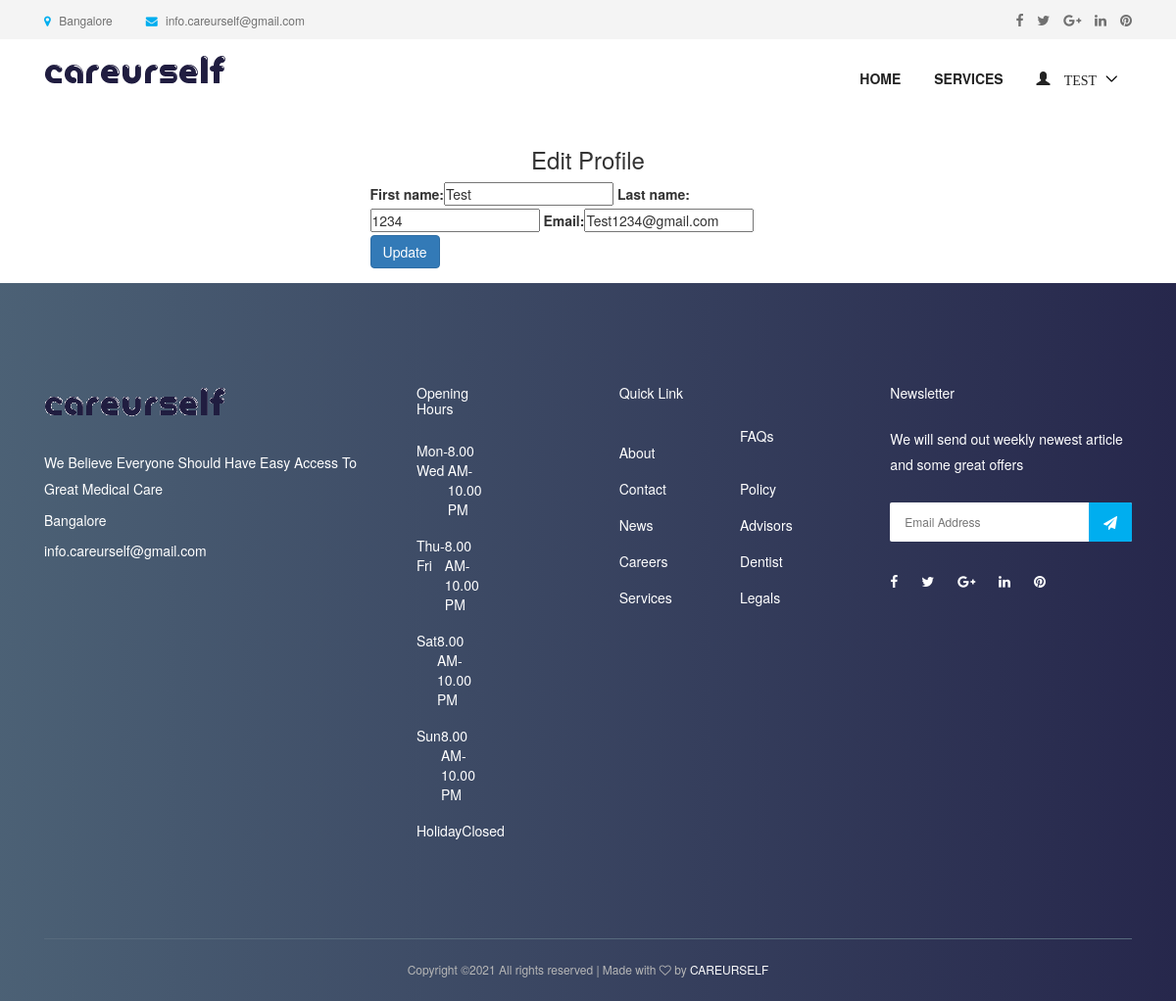
/doctor/profile/update/ (signed in), run on the app's committed database.
### accounts/models.py (models this page shows, shortened)
class User(AbstractUser):
    username = None
    role = models.CharField(max_length=12, error_messages={
        'required': "Role must be provided"
    })
    gender = models.CharField(max_length=10, blank=True, null=True, default="")
    email = models.EmailField(unique=True, blank=False,
                              error_messages={
                                  'unique': "A user with that email already exists.",
                              })
    phone_number = models.CharField(unique=True, blank=True, null=True, max_length=20,
                                    error_messages={
                                        'unique': "A user with that phone number already exists."
                                    })
    USERNAME_FIELD = "email"
    REQUIRED_FIELDS = []
    objects = UserManager()

### appointment/views.py (the view)
# urls.py: path('doctor/profile/update/', EditDoctorProfileView.as_view(), name='doctor-profile-update'),
class EditDoctorProfileView(UpdateView):
    model = User
    form_class = DoctorProfileUpdateForm
    context_object_name = 'doctor'
    template_name = 'accounts/doctor/edit-profile.html'
    success_url = reverse_lazy('accounts:doctor-profile-update')
    @method_decorator(login_required(login_url=reverse_lazy('accounts:login')))
    @method_decorator(user_is_doctor)
    def dispatch(self, request, *args, **kwargs):
        return super().dispatch(self.request, *args, **kwargs)
    def get(self, request, *args, **kwargs):
        try:
            self.object = self.get_object()
        except Http404:
            raise Http404("User doesn't exists")
        return self.render_to_response(self.get_context_data())
    def get_object(self, queryset=None):
        obj = self.request.user
        print(obj)
        if obj is None:
            raise Http404("Patient doesn't exists")
        return obj

### accounts/forms.py
class DoctorProfileUpdateForm(forms.ModelForm):
    def __init__(self, *args, **kwargs):
        super(DoctorProfileUpdateForm, self).__init__(*args, **kwargs)
        self.fields['first_name'].widget.attrs.update(
            {
                'placeholder': 'Enter First Name',
            }
        )
        self.fields['last_name'].widget.attrs.update(
            {
                'placeholder': 'Enter Last Name',
            }
        )
        self.fields['email'].widget.attrs.update(
            {
                'placeholder': 'Email',
            }
        )
    class Meta:
        model = User
        fields = ["first_name", "last_name", "email"]

### templates/accounts/doctor/edit-profile.html (shortened to what this page needs)
{% extends 'base.html' %}
{% load bootstrap %}
{% block content %}
<div class="container">
<div class="row justify-content-center">
                <div class="col-lg-5 mb-5 mb-lg-0">
                    <center> <h3>Edit Profile </h3></center>
                    <form action="" method="POST">{% csrf_token %}
                           {{ form|bootstrap }}
                        <div class="row form-group">
                            <div class="col-md-12">
                                <input type="submit" value="Update" class="btn btn-primary btn-md text-white">
                            </div>
                        </div>
                    </form>
                </div>
            </div>
        </div>
{% endblock %}

### templates/nav.html (shortened to what this page needs)
{% load static %}
<header class="header-area">
    <div class="top-header-area">
        <div class="container h-100">
            <div class="row h-100 align-items-center">
                <div class="col-6 col-md-9 col-lg-8">
                    <div class="top-header-content">
                        <a href="#" data-toggle="tooltip" data-placement="bottom" title="Bangalore"><i
                                class="fa fa-map-marker"></i> <span>Bangalore</span></a>
                        <a href="#" data-toggle="tooltip" data-placement="bottom" title="info.careurself@gmail.com"><i
                                class="fa fa-envelope"></i> <span>info.careurself@gmail.com</span></a>
                    </div>
                </div>
                <div class="col-6 col-md-3 col-lg-4">
                    <div class="top-header-social-info text-right">
                        <a href="#" data-toggle="tooltip" data-placement="bottom" title="Facebook"><i
                                class="fa fa-facebook"></i></a>
                        <a href="#" data-toggle="tooltip" data-placement="bottom" title="Twitter"><i
                                class="fa fa-twitter"></i></a>
                        <a href="#" data-toggle="tooltip" data-placement="bottom" title="Google Plus"><i
                                class="fa fa-google-plus"></i></a>
                        <a href="#" data-toggle="tooltip" data-placement="bottom" title="Linkedin"><i
                                class="fa fa-linkedin"></i></a>
                        <a href="#" data-toggle="tooltip" data-placement="bottom" title="Pinterest"><i
                                class="fa fa-pinterest"></i></a>
                    </div>
                </div>
            </div>
        </div>
    </div>
    <div class="main-header-area">
        <div class="classy-nav-container breakpoint-off">
            <div class="container">
                <nav class="classy-navbar justify-content-between" id="dentoNav">
                    <a class="nav-brand" href="{% url 'appointment:home' %}"><img src="{% static 'img/logo1.png' %}" alt="">
                    </a>
                    <div class="classy-menu">
                        <div class="classynav">
                            <ul id="nav">
                                <li><a href="{% url 'appointment:home' %}">Home</a></li>
                                <li><a href="{% url 'appointment:service' %}">Services</a></li>
                                {% if request.user.is_authenticated and request.user.role == 'doctor' %}
                                    <li>
                                        <a href="">
                                            <span class="glyphicon glyphicon-user">
                                                    {{ request.user.first_name }}
                                            </span>
                                        </a>
                                    </li>
                                {% endif %}
                            </ul>
                        </div>
                    </div>
                </nav>
            </div>
        </div>
    </div>
</header>

### static/style.css (style rules this page uses)
* { margin: 0; padding: 0; }
body { font-family: "Montserrat", sans-serif; font-weight: 400; font-size: 14px; }
h1, h2, h3, h4, h5, h6 { font-family: "Montserrat", sans-serif; color: #333333; line-height: 1.4; font-weight: 600; }
a, a:active, a:focus, a:hover { color: #333333; text-decoration: none; -webkit-transition-duration: 500ms; -o-transition-duration: 500ms; transition-duration: 500ms; outline: none; }
li { list-style: none; }
img { max-width: 100%; height: auto; }
ul { margin: 0; padding: 0; }
ul li { margin: 0; padding: 0; }
.header-area { position: relative; z-index: 599; width: 100%; -webkit-transition-duration: 500ms; -o-transition-duration: 500ms; transition-duration: 500ms; }
.top-header-area { position: relative; z-index: 1; height: 40px; background-color: #f4f4f4; }
.top-header-area .top-header-content a { display: inline-block; font-size: 12px; color: #707070; }
.top-header-area .top-header-content a i { color: #00aeef; margin-right: 5px; }
.top-header-area .top-header-content a:last-child { margin-left: 30px; }
.top-header-area .top-header-social-info a { color: #707070; display: inline-block; font-size: 14px; margin-left: 10px; }
.classy-nav-container { background-color: transparent; }
.classy-nav-container .classy-navbar { height: 90px; padding: 0; }
.classy-nav-container .classy-navbar .classynav ul li a { padding: 0 15px; font-weight: 600; font-size: 14px; text-transform: uppercase; }

### static/css/default-assets/classy-nav.css (style rules this page uses)
body { font-family: "Roboto", sans-serif; }
ul { margin: 0; }
ul li { list-style: none; }
img { height: auto; max-width: 100%; }
.classy-nav-container { position: relative; z-index: 100; background-color: #ffffff; }
.classy-nav-container * { box-sizing: border-box; }
.classy-nav-container a { -webkit-transition-duration: 500ms; transition-duration: 500ms; text-decoration: none; outline: none; font-size: 14px; font-weight: 400; color: #232323; display: inline-block; }
.justify-content-between { -webkit-box-pack: justify; -ms-flex-pack: justify; justify-content: space-between; }
.justify-content-center { -webkit-box-pack: center; -ms-flex-pack: center; justify-content: center; }
.classy-navbar { width: 100%; height: 70px; padding: 0.5em 2em; display: -webkit-box; display: -ms-flexbox; display: flex; -webkit-box-align: center; -ms-flex-align: center; -ms-grid-row-align: center; align-items: center; }
.classy-navbar .nav-brand { font-size: 26px; font-weight: 500; color: #565656; display: inline-block; margin-right: 30px; }
.classynav ul li { display: inline-block; clear: both; position: inherit; z-index: 10; }
.classynav ul li.cn-dropdown-item { position: relative; z-index: 10; }
.classynav ul li a { padding: 0 12px; display: block; height: 35px; font-size: 14px; line-height: 34px; }
.classynav ul li.megamenu-item>a:after, .classynav ul li.has-down>a:after { font-family: 'classyfonts'; content: "\e900"; font-size: 12px; color: #000000; padding-left: 5px; -webkit-transition-duration: 500ms; transition-duration: 500ms; }
.breakpoint-off .classynav { display: -webkit-box; display: -ms-flexbox; display: flex; -webkit-box-align: center; -ms-flex-align: center; -ms-grid-row-align: center; align-items: center; }

### data on the page
User: user.first_name "TEST", first_name "Test", last_name "1234", email "Test1234@gmail.com"
